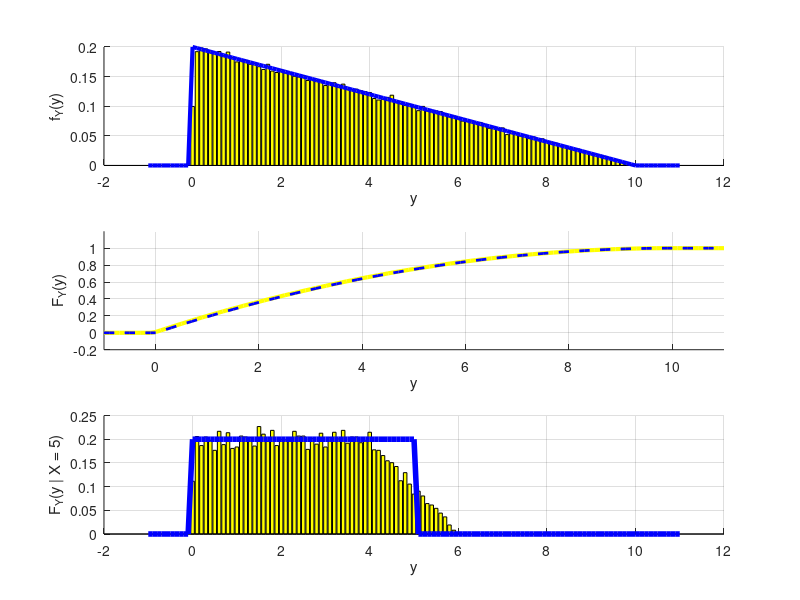

Recreate this plot in MATLAB.
clear all; close all; clc;

N = 100000;  % Número de realizações

X = zeros(1, N);
Y = zeros(1, N);

i = 1;
while i <= N
  X(i) = 20 * rand() - 10; % x in [-10 10]
  Y(i) = 10 * rand();      % y in [0 10]

  if not (Y(i) > 10 - abs(X(i))) 
    i = i + 1;
  end
end

PrXgeqY_sim = mean(X>=Y)
PrXgeqY_teo = 1/4

% figure; hold on; grid on;
% scatter(X, Y);
% ylim([-1 11]); xlim([-11 11]);
% xlabel('x'); ylabel('y');
% axis('square')

dy = 0.1; y = -1 : dy : 11;

pdfY_sim = hist(Y, y) / (N * dy);
pdfY_teo =  (1/5 - y/50) .* (0 <= y & y <= 10) + 0 .* (y > 10 | y < 0);

figure
subplot(3, 1, 1); grid on; hold on;
bar(y, pdfY_sim, 'y');
plot(y, pdfY_teo, 'b', 'LineWidth', 3);
xlabel('y'); ylabel('f_Y(y)');

cdfY_sim = cumsum(pdfY_sim) * dy;
cdfY_teo = (y/5 - y.^2/100) .* (0 <= y & y <= 10) + 0 .* (y<0) + 1 .* (y > 10);

subplot(3, 1, 2); grid on; hold on;
plot(y, cdfY_sim, 'y', 'LineWidth', 3);
plot(y, cdfY_teo, 'b--', 'LineWidth', 2);
xlabel('y'); ylabel('F_Y(y)');
xlim([-1 11]); ylim([-0.2, 1.2]);

dx = 1; idx = (5 - dx <= X) & (X <= 5 + dx);
pdfY_condX_sim = hist(Y(idx), y) / (sum(idx) * dy);
pdfY_condX_teo = 1/5 .* (0 <= y & y <= 5);

subplot(3, 1, 3); grid on; hold on;
bar(y, pdfY_condX_sim, 'y');
plot(y, pdfY_condX_teo, 'b', 'LineWidth', 4);
xlabel('y'); ylabel('F_Y(y | X = 5)');

rhoXY_sim = cov(X, Y) / sqrt(var(X) * var(Y))
covXY_teo = 0